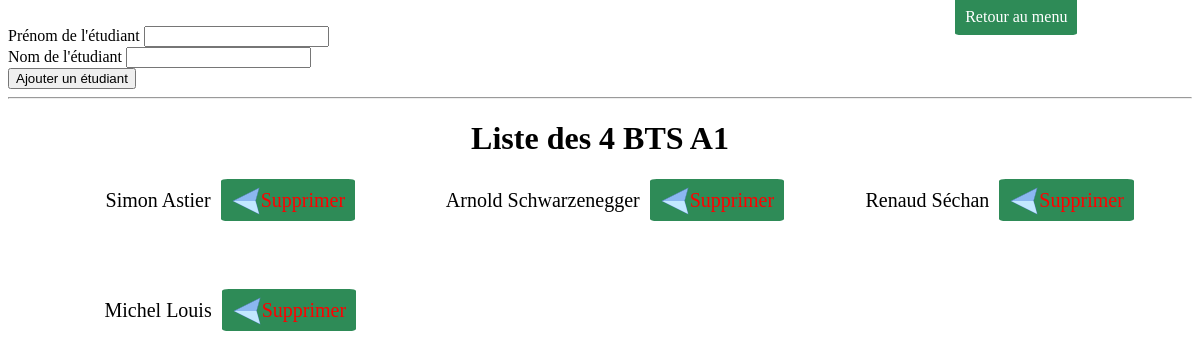
/TP3/etudiants.php?idpromo=3, run on the app's committed database.
### tables this page shows
CREATE TABLE IF NOT EXISTS `promotion` (
  `identifier` smallint(5) UNSIGNED NOT NULL AUTO_INCREMENT,
  `label` varchar(50) NOT NULL,
  PRIMARY KEY (`identifier`),
  UNIQUE KEY `identifier_UNIQUE` (`identifier`),
  UNIQUE KEY `label_UNIQUE` (`label`)
);

CREATE TABLE IF NOT EXISTS `etudiant` (
  `identifier` mediumint(8) UNSIGNED NOT NULL AUTO_INCREMENT,
  `name` varchar(45) NOT NULL,
  `firstName` varchar(45) NOT NULL,
  `promotion_identifier` smallint(5) UNSIGNED NOT NULL,
  PRIMARY KEY (`identifier`),
  UNIQUE KEY `idetudiant_UNIQUE` (`identifier`),
  KEY `fk_etudiant_promotion_idx` (`promotion_identifier`)
);

### TP3/etudiants.php (the view, shortened to what this page needs)
<?php
function AffichageEtudiants()
{
    $idpromo = $_GET['idpromo'];
        $db = new PDO('mysql:host=localhost;dbname=iia;charset=utf8', 'root');
        $etudiants = $db->prepare('SELECT * FROM etudiant WHERE promotion_identifier = :idpromo');
        $etudiants->execute([
            'idpromo' => $idpromo
        ]);
        $ListEtudiants = $etudiants->fetchall();
        $promo = $db->prepare('SELECT promotion.label FROM promotion WHERE identifier = :idpromo');
        $promo->execute([
            'idpromo' => $idpromo
        ]);
        $promotion = $promo->fetch();
        echo '<h1>Liste des '.$etudiants->rowCount().' '.$promotion[0].'</h1>';
        echo '<ul class="grid">';
        foreach($ListEtudiants as $etudiant)
        {
            echo '<li>'.$etudiant["firstName"].' '. $etudiant["name"].'<a class="red" href="RemoveEtudiant.php?idEtudiant='.$etudiant['identifier'].'"><img src="./images/arrow.png" alt="arrow-left"/>Supprimer</a></li>';
        }
        echo '</ul>';
}
require 'view-etudiants.php'
?>

### TP3/style.css (style rules this page uses)
li { list-style: none; margin-bottom: 5px; text-align: center; font-size: 20px; margin-bottom: 20px; }
ul.grid { display: grid; grid-template-columns: repeat(3, 1fr); grid-gap: 10px; grid-auto-rows: minmax(100px, auto); }
h1 { text-align: center; margin-bottom: 20px; }
a { text-decoration: none; color: white; background-color: seagreen; padding: 10px; border-radius: 5%; margin-right: 10px; margin-left: 10px; }
.red { color: red; }
img { transform: rotate(-90deg); position: relative; top: 9px; }

### data on the page
promotion: label "BTS A1"
etudiant: firstName "Simon", name "Astier"
etudiant: firstName "Arnold", name "Schwarzenegger"
etudiant: firstName "Renaud", name "Séchan"
etudiant: firstName "Michel", name "Louis"

### other printed values
$etudiants->rowCount() "4"
